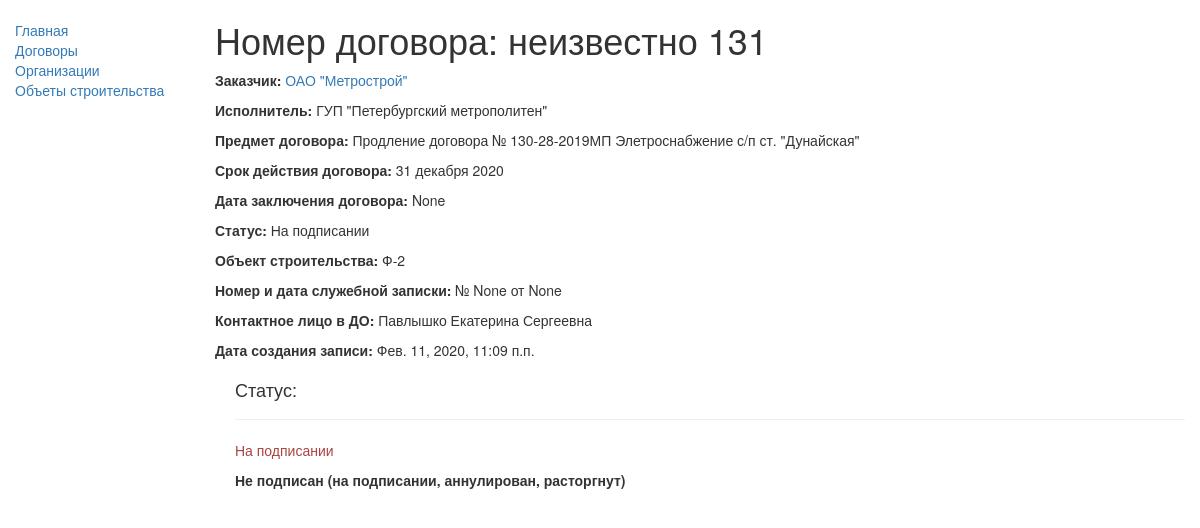
Screenshot of /catalog/contract/2 with the database file from the repository.
### catalog/models.py (models this page shows, shortened)
class Contract(models.Model):
    number = models.CharField(max_length=50, verbose_name="Номер договора")
    customer = models.ForeignKey('Company', on_delete=models.SET_NULL, null=True, verbose_name="Заказчик",
                                 related_name = 'Company_customer')
    executor = models.ForeignKey('Company', on_delete=models.SET_NULL, null=True, verbose_name="Исполнитель",
                                 related_name = 'Company_executor')
    subject_of_contract = models.TextField(max_length=500, verbose_name="Предмет договора")
    contract_time = models.DateField(null=True, blank=True, verbose_name="Срок действия договора")
    date_of_conclusion = models.DateField(null=True, blank=True, verbose_name="Дата заключения договора")
    status = (
        ('s', 'Подписан'),
        ('o', 'На подписании'),
        ('c', 'Аннулирован'),
        ('t', 'Расторгнут'),
    )
    contract_status = models.CharField(max_length=13, choices=status, default='o', verbose_name="Статус договора")
    constr_object = models.ForeignKey('ConstructionObject', on_delete=models.SET_NULL, null=True,
                                      verbose_name="Объект строительства",
                                      related_name = 'ConstructionObject_constr_object')
    num_work_note = models.IntegerField(null=True, blank=True, verbose_name="Номер служебной записки")
    date_work_note = models.DateField(null=True, blank=True, verbose_name="Дата служебной записки")
    publish = models.DateTimeField(auto_now_add=True, verbose_name="Дата создания записи") # дата создания записи (не видна в админке)
    person_name = (
        ('1', 'Павлышко Екатерина Сергеевна'),
        ('2', 'Пуленкова Римма Николаевна'),
        ('3', 'Бочков Максим Александрович'),
        ('4', 'Великородная Оксана Леонидовна')
    )
    person = models.CharField(max_length=20, choices=person_name, default='Павлышко Е. С.', verbose_name="Контактное лицо ДО")
    class Meta:
        ordering = ["contract_status"] # сортировка договоров по статусу

class Company(models.Model):
    name = models.CharField(max_length=300, verbose_name="Полное наименование организации")
    short_name = models.CharField(max_length=100, verbose_name="Сокращенное наименование")
    manager = models.CharField(max_length=100, verbose_name="ФИО подписанта")
    manager_position = models.CharField(max_length=200, verbose_name="Должность подписанта")
    grounds_for_signature = (
        ('charter', 'Устав'),
        ('power_of_attorney', 'Доверенность')
    )
    signature = models.CharField(max_length=17, choices=grounds_for_signature, default='charter',
                                 verbose_name="Основание для подписи")
    class Meta:
        ordering = ["short_name"] # сортировка организаций по сокращенному наименованию
    def __str__(self):
        return self.short_name

class ConstructionObject(models.Model):
    line_name = (
        ('НВЛ', 'Невско-Василеостровская линия'),
        ('Ф-2', 'Фрунзенский радиус'),
        ('ЛПЛ', 'Лахтинско-Правобережная линиия'),
        ('ККЛ', 'Красносельско-Калининская линия'),
        ('Другое', 'Другое'),
    )
    line = models.CharField(max_length=50, choices=line_name, default='Другое', verbose_name="Объект строительства")
    requisites = models.TextField(max_length=500, verbose_name="Реквизиты")
    """
    # государственный контракт
    gk = {
        "NVL_GK":line_name[0],
        "F2_GK":line_name[1],
        "LPL_GK":line_name[2],
        "KKL_GK":line_name[3],
    }
    """
    class Meta:
        ordering = ["line"] # сортировка объектов строительства по линии
    def __str__(self):
        return self.line

### catalog/views.py (the view)
# urls.py: url(r'^contract/(?P<pk>\d+)$', views.ContractDetailView.as_view(), name='contract-detail'), #подробное описание договора
class ContractDetailView(generic.DetailView):
    model = Contract

### catalog/templates/catalog/contract_detail.html
{% extends "base_generic.html" %}
{% block content %}
  <h1>Номер договора: {{ contract.number }}</h1>
  <p><strong>Заказчик:</strong> <a href="">{{ contract.customer }}</a></p>
  <p><strong>Исполнитель:</strong> {{ contract.executor }}</p>
  <p><strong>Предмет договора:</strong> {{ contract.subject_of_contract }}</p>
  <p><strong>Срок действия договора:</strong> {{ contract.contract_time }}</p>
  <p><strong>Дата заключения договора:</strong> {{ contract.date_of_conclusion }}</p>
  <p><strong>Статус:</strong> {{ contract.get_contract_status_display }}</p>
  <p><strong>Объект строительства:</strong> {{ contract.constr_object }}</p>
  <p><strong>Номер и дата служебной записки:</strong> № {{ contract.num_work_note }} от {{ contract.date_work_note }}</p>
  <p><strong>Контактное лицо в ДО:</strong> {{ contract.get_person_display }}</p>
  <p><strong>Дата создания записи:</strong> {{ contract.publish }}</p>
  <div style="margin-left:20px;margin-top:20px">
    <h4>Статус: </h4>
    <hr>
    <p class="{% if contract.contract_status == 's' %}text-success{% elif contract.contract_status == 'o' %}text-danger{% else %}text-warning{% endif %}">{{ contract.get_contract_status_display }}</p>
    {% if contract.contract_status != 's' %}<p><strong>Не подписан (на подписании, аннулирован, расторгнут)</strong></p>{% endif %}
  </div>
{% endblock %}

### rows the page displays
Contract: number "неизвестно 131", customer "ОАО \"Метрострой\"", executor "ГУП \"Петербургский метрополитен\"", subject_of_contract "Продление договора № 130-28-2019МП Элетроснабжение с/п ст. \"Дунайская\"", contract_time "31 декабря 2020", date_of_conclusion "None", contract_status "На подписании", constr_object "Ф-2", num_work_note "None", date_work_note "None", person "Павлышко Екатерина Сергеевна", publish "Фев. 11, 2020, 11:09 п.п."
